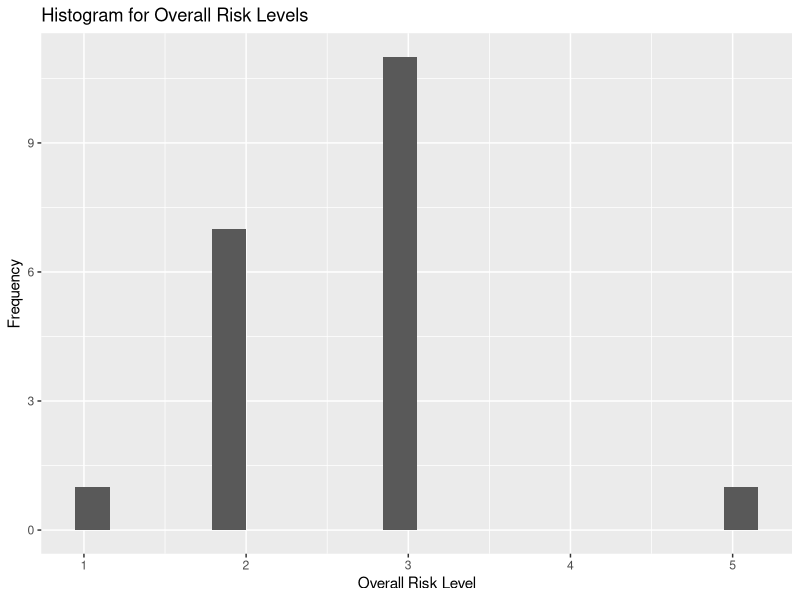
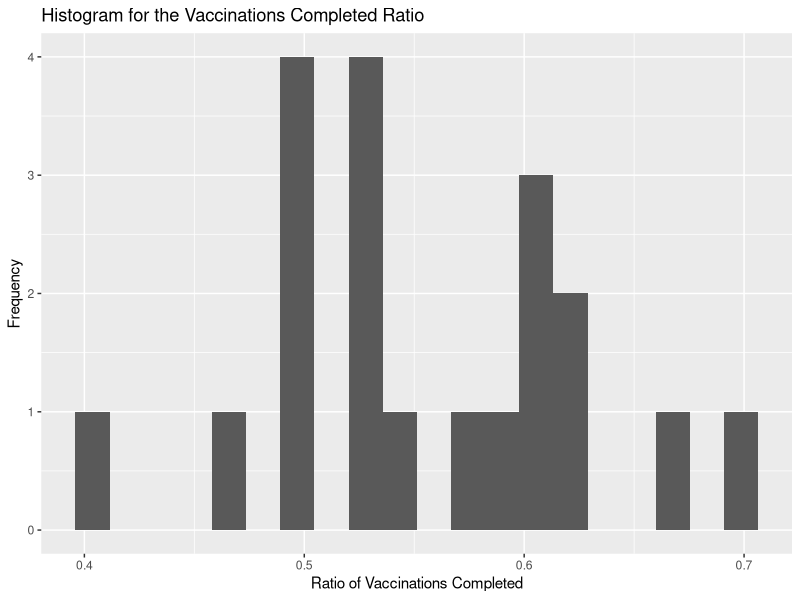
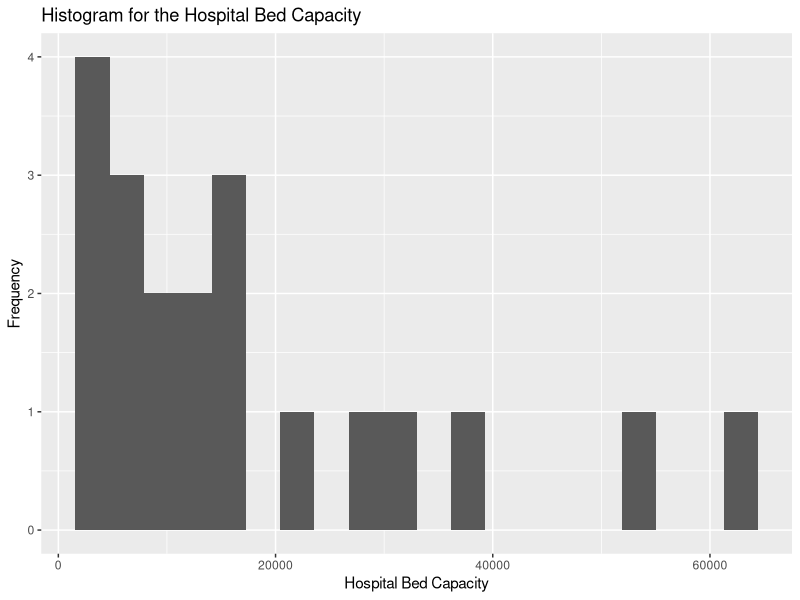
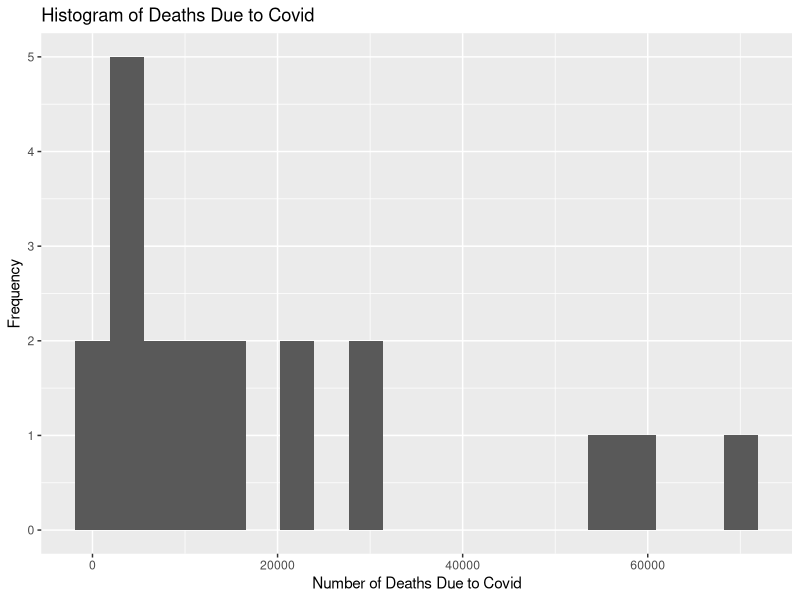
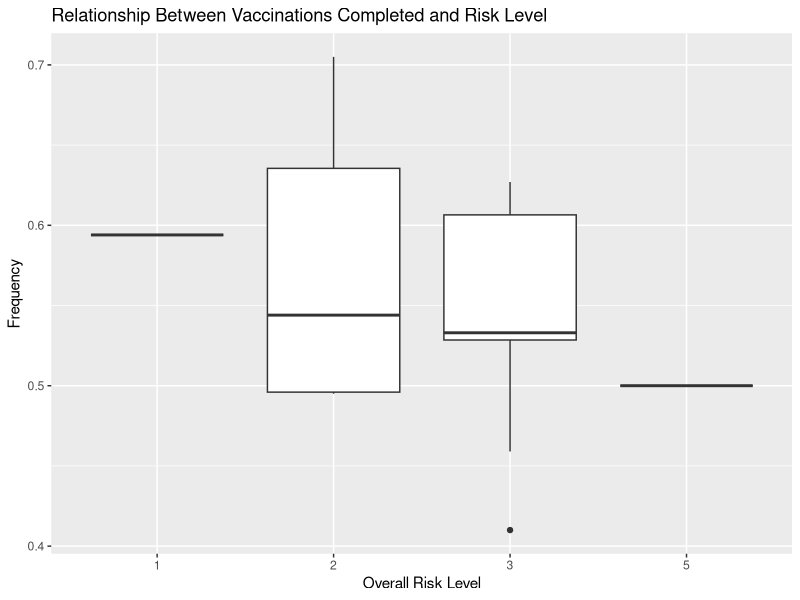
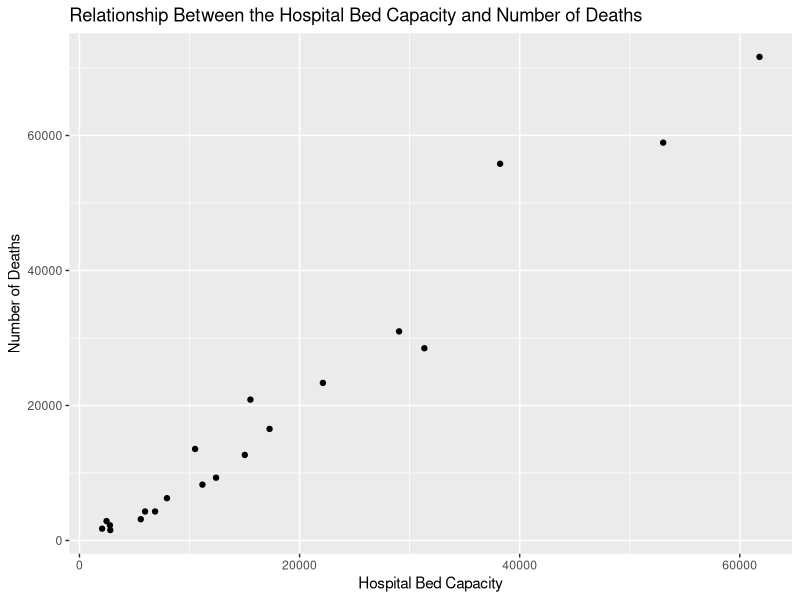
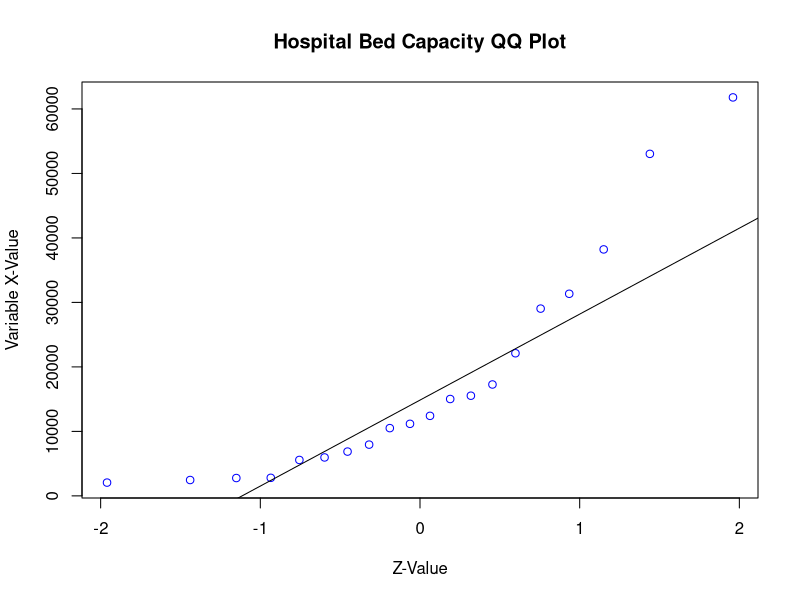
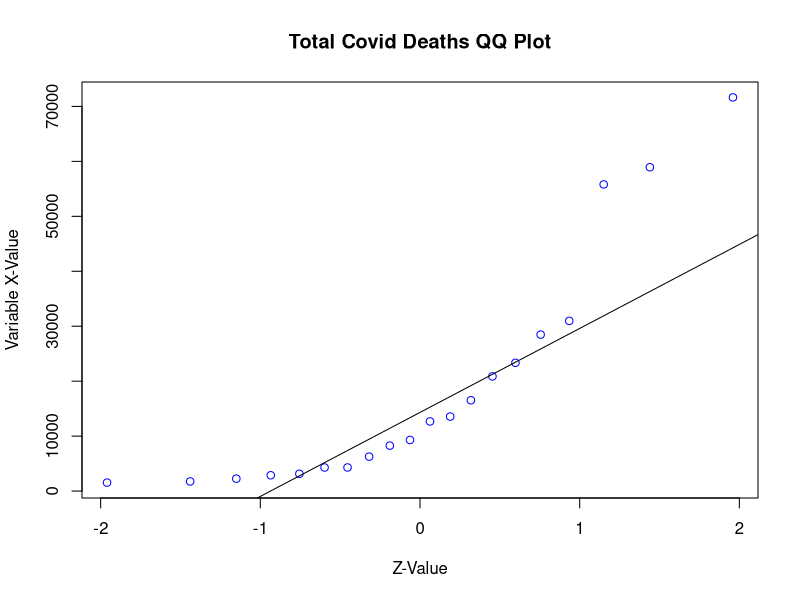

Here is the R script that generated these plots, in order:
## ---- chunk 1
library(dplyr)
library(ggplot2)
## ---- chunk 2
covid_data <- read.csv('covid_states_data.csv') %>% 
  filter(!state %in% c("MP", "DC", "PR"))
## ---- chunk 3
set.seed(1234) 

rand_sample <- sample(1:50, 20, replace = FALSE)
## ---- chunk 4
sample_covid <- covid_data[rand_sample, ]
## ---- chunk 5
sample_covid_clean <- sample_covid %>% 
  select(-c(fips, country, county, level, lat, locationId, long, unused1, unused2, unused3, unused4, unused5, 
            unused6, unused7, unused8, url))

attach(sample_covid_clean)
## ---- chunk 6
write.csv(sample_covid_clean, 'sample_covid_data.csv')
## ---- chunk 7
sample_covid_clean %>% 
  ggplot(aes(riskLevels.overall))+
  geom_histogram(bins = 20) +
  xlab("Overall Risk Level")+
  ylab("Frequency")+
  labs(title = "Histogram for Overall Risk Levels")

sample_covid_clean %>% 
  ggplot(aes(metrics.vaccinationsCompletedRatio))+
  geom_histogram(bins = 20) +
  xlab("Ratio of Vaccinations Completed")+
  ylab("Frequency")+
  labs(title = "Histogram for the Vaccinations Completed Ratio") 

sample_covid_clean %>% 
  ggplot(aes(actuals.hospitalBeds.capacity))+
  geom_histogram(bins = 20) +
  xlab("Hospital Bed Capacity")+
  ylab("Frequency")+
  labs(title = "Histogram for the Hospital Bed Capacity")

sample_covid_clean %>% 
  ggplot(aes(actuals.deaths))+
  geom_histogram(bins = 20) +
  xlab("Number of Deaths Due to Covid")+
  ylab("Frequency")+
  labs(title = "Histogram of Deaths Due to Covid")
## ---- chunk 8
riskLevels.overall <- factor(riskLevels.overall, levels=c('1', '2', '3', '4', '5'))

sample_covid_clean %>% 
  ggplot()+ 
  geom_boxplot(aes(x = factor(riskLevels.overall), y = metrics.vaccinationsCompletedRatio))+
  xlab("Overall Risk Level")+
  ylab("Frequency")+
  labs(title = "Relationship Between Vaccinations Completed and Risk Level", 
       fill = "Level of Risk")
## ---- chunk 9
sample_covid_clean %>% 
  ggplot(aes(actuals.hospitalBeds.capacity, actuals.deaths))+
  geom_point()+
  xlab("Hospital Bed Capacity")+
  ylab("Number of Deaths")+
  labs(title = "Relationship Between the Hospital Bed Capacity and Number of Deaths")
## ---- chunk 10
qqnorm(actuals.hospitalBeds.capacity, main='Hospital Bed Capacity QQ Plot', xlab='Z-Value', ylab='Variable X-Value', col='Blue')
qqline(actuals.hospitalBeds.capacity)

qqnorm(actuals.deaths, main='Total Covid Deaths QQ Plot', xlab='Z-Value', ylab='Variable X-Value',  col='Blue')
qqline(actuals.deaths)

qqnorm(metrics.vaccinationsCompletedRatio, main='Vaccination Ratio QQ Plot', xlab='Z-Value', ylab='Variable X-Value',  col='Blue')
qqline(metrics.vaccinationsCompletedRatio)
## ---- chunk 11
shapiro.test(actuals.hospitalBeds.capacity)
#actual.hospitalBeds.capacity p_value < .05, So, we can reject H0;normality and accept HA; non-normal distribution

shapiro.test(actuals.deaths)
#actuals.deaths p_value < .05, So, we can reject H0;normality and accept HA; non-normal distribution

shapiro.test(metrics.vaccinationsCompletedRatio)
#metrics.vaccinationsCompletedRatio p_value > .05, So we can fail to reject H0; normal distribution
